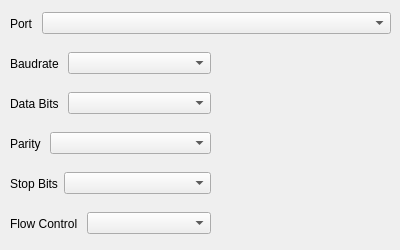
<?xml version="1.0" encoding="UTF-8"?>
<ui version="4.0">
 <class>QSerialSettingsWidget</class>
 <widget class="QWidget" name="QSerialSettingsWidget">
  <property name="geometry">
   <rect>
    <x>0</x>
    <y>0</y>
    <width>400</width>
    <height>250</height>
   </rect>
  </property>
  <property name="windowTitle">
   <string>Form</string>
  </property>
  <widget class="QWidget" name="horizontalLayoutWidget">
   <property name="geometry">
    <rect>
     <x>10</x>
     <y>10</y>
     <width>381</width>
     <height>27</height>
    </rect>
   </property>
   <layout class="QHBoxLayout" name="serialPortLayout">
    <item>
     <widget class="QLabel" name="serialPortLabel">
      <property name="sizePolicy">
       <sizepolicy hsizetype="Preferred" vsizetype="Preferred">
        <horstretch>0</horstretch>
        <verstretch>0</verstretch>
       </sizepolicy>
      </property>
      <property name="text">
       <string>Port </string>
      </property>
     </widget>
    </item>
    <item>
     <widget class="QComboBox" name="serialPortCombo">
      <property name="sizePolicy">
       <sizepolicy hsizetype="Preferred" vsizetype="Fixed">
        <horstretch>1</horstretch>
        <verstretch>1</verstretch>
       </sizepolicy>
      </property>
     </widget>
    </item>
   </layout>
  </widget>
  <widget class="QWidget" name="horizontalLayoutWidget_2">
   <property name="geometry">
    <rect>
     <x>10</x>
     <y>50</y>
     <width>201</width>
     <height>27</height>
    </rect>
   </property>
   <layout class="QHBoxLayout" name="baudrateLayout">
    <item>
     <widget class="QLabel" name="baudrateLabel">
      <property name="sizePolicy">
       <sizepolicy hsizetype="Preferred" vsizetype="Preferred">
        <horstretch>0</horstretch>
        <verstretch>0</verstretch>
       </sizepolicy>
      </property>
      <property name="text">
       <string>Baudrate </string>
      </property>
     </widget>
    </item>
    <item>
     <widget class="QComboBox" name="baudrateCombo">
      <property name="sizePolicy">
       <sizepolicy hsizetype="Preferred" vsizetype="Fixed">
        <horstretch>1</horstretch>
        <verstretch>1</verstretch>
       </sizepolicy>
      </property>
     </widget>
    </item>
   </layout>
  </widget>
  <widget class="QWidget" name="horizontalLayoutWidget_4">
   <property name="geometry">
    <rect>
     <x>10</x>
     <y>90</y>
     <width>201</width>
     <height>27</height>
    </rect>
   </property>
   <layout class="QHBoxLayout" name="databitsLayout">
    <item>
     <widget class="QLabel" name="databitsLabel">
      <property name="sizePolicy">
       <sizepolicy hsizetype="Preferred" vsizetype="Preferred">
        <horstretch>0</horstretch>
        <verstretch>0</verstretch>
       </sizepolicy>
      </property>
      <property name="text">
       <string>Data Bits </string>
      </property>
     </widget>
    </item>
    <item>
     <widget class="QComboBox" name="databitsCombo">
      <property name="sizePolicy">
       <sizepolicy hsizetype="Preferred" vsizetype="Fixed">
        <horstretch>1</horstretch>
        <verstretch>1</verstretch>
       </sizepolicy>
      </property>
     </widget>
    </item>
   </layout>
  </widget>
  <widget class="QWidget" name="horizontalLayoutWidget_3">
   <property name="geometry">
    <rect>
     <x>10</x>
     <y>130</y>
     <width>201</width>
     <height>27</height>
    </rect>
   </property>
   <layout class="QHBoxLayout" name="parityLayout">
    <item>
     <widget class="QLabel" name="parityLabel">
      <property name="sizePolicy">
       <sizepolicy hsizetype="Preferred" vsizetype="Preferred">
        <horstretch>0</horstretch>
        <verstretch>0</verstretch>
       </sizepolicy>
      </property>
      <property name="text">
       <string>Parity </string>
      </property>
     </widget>
    </item>
    <item>
     <widget class="QComboBox" name="parityCombo">
      <property name="sizePolicy">
       <sizepolicy hsizetype="Preferred" vsizetype="Fixed">
        <horstretch>1</horstretch>
        <verstretch>1</verstretch>
       </sizepolicy>
      </property>
     </widget>
    </item>
   </layout>
  </widget>
  <widget class="QWidget" name="horizontalLayoutWidget_5">
   <property name="geometry">
    <rect>
     <x>10</x>
     <y>170</y>
     <width>201</width>
     <height>27</height>
    </rect>
   </property>
   <layout class="QHBoxLayout" name="stopbitsLayout">
    <item>
     <widget class="QLabel" name="stopbitsLabel">
      <property name="sizePolicy">
       <sizepolicy hsizetype="Preferred" vsizetype="Preferred">
        <horstretch>0</horstretch>
        <verstretch>0</verstretch>
       </sizepolicy>
      </property>
      <property name="text">
       <string>Stop Bits</string>
      </property>
     </widget>
    </item>
    <item>
     <widget class="QComboBox" name="stopbitsCombo">
      <property name="sizePolicy">
       <sizepolicy hsizetype="Preferred" vsizetype="Fixed">
        <horstretch>1</horstretch>
        <verstretch>1</verstretch>
       </sizepolicy>
      </property>
     </widget>
    </item>
   </layout>
  </widget>
  <widget class="QWidget" name="horizontalLayoutWidget_6">
   <property name="geometry">
    <rect>
     <x>10</x>
     <y>210</y>
     <width>201</width>
     <height>27</height>
    </rect>
   </property>
   <layout class="QHBoxLayout" name="flowcontrolLayout">
    <item>
     <widget class="QLabel" name="flowcontrolLabel">
      <property name="sizePolicy">
       <sizepolicy hsizetype="Preferred" vsizetype="Preferred">
        <horstretch>0</horstretch>
        <verstretch>0</verstretch>
       </sizepolicy>
      </property>
      <property name="text">
       <string>Flow Control </string>
      </property>
     </widget>
    </item>
    <item>
     <widget class="QComboBox" name="flowcontrolCombo">
      <property name="sizePolicy">
       <sizepolicy hsizetype="Preferred" vsizetype="Fixed">
        <horstretch>1</horstretch>
        <verstretch>1</verstretch>
       </sizepolicy>
      </property>
     </widget>
    </item>
   </layout>
  </widget>
 </widget>
 <resources/>
 <connections/>
</ui>
